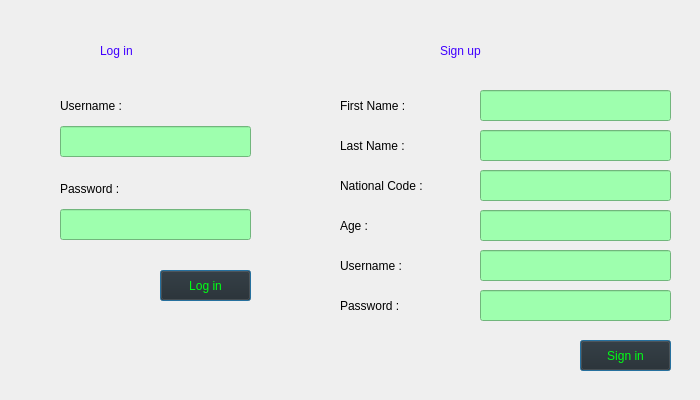
<?xml version="1.0" encoding="UTF-8"?>
<ui version="4.0">
 <class>LoginSignin</class>
 <widget class="QWidget" name="LoginSignin">
  <property name="enabled">
   <bool>true</bool>
  </property>
  <property name="geometry">
   <rect>
    <x>0</x>
    <y>0</y>
    <width>700</width>
    <height>400</height>
   </rect>
  </property>
  <property name="windowTitle">
   <string>Form</string>
  </property>
  <property name="autoFillBackground">
   <bool>false</bool>
  </property>
  <property name="styleSheet">
   <string notr="true"/>
  </property>
  <widget class="QLabel" name="firstNameL">
   <property name="geometry">
    <rect>
     <x>340</x>
     <y>80</y>
     <width>101</width>
     <height>51</height>
    </rect>
   </property>
   <property name="styleSheet">
    <string notr="true">color: black;
font: 12pt &quot;Tw Cen MT&quot;;
</string>
   </property>
   <property name="text">
    <string>First Name :</string>
   </property>
  </widget>
  <widget class="QLineEdit" name="firstNameLE">
   <property name="geometry">
    <rect>
     <x>480</x>
     <y>90</y>
     <width>191</width>
     <height>31</height>
    </rect>
   </property>
   <property name="minimumSize">
    <size>
     <width>191</width>
     <height>0</height>
    </size>
   </property>
   <property name="styleSheet">
    <string notr="true">background-color: rgb(158, 255, 174);
color: rgb(0, 0, 0);
</string>
   </property>
  </widget>
  <widget class="QLabel" name="signUpL">
   <property name="geometry">
    <rect>
     <x>440</x>
     <y>20</y>
     <width>131</width>
     <height>61</height>
    </rect>
   </property>
   <property name="styleSheet">
    <string notr="true">color: rgb(64, 0, 255);
font: 800 17pt &quot;Rockwell Extra Bold&quot;;
</string>
   </property>
   <property name="text">
    <string>Sign up</string>
   </property>
  </widget>
  <widget class="QLabel" name="loginL">
   <property name="geometry">
    <rect>
     <x>100</x>
     <y>20</y>
     <width>111</width>
     <height>61</height>
    </rect>
   </property>
   <property name="styleSheet">
    <string notr="true">color: rgb(64, 0, 255);
font: 800 17pt &quot;Rockwell Extra Bold&quot;;
</string>
   </property>
   <property name="text">
    <string>Log in</string>
   </property>
  </widget>
  <widget class="QLabel" name="lastNameL">
   <property name="geometry">
    <rect>
     <x>340</x>
     <y>120</y>
     <width>101</width>
     <height>51</height>
    </rect>
   </property>
   <property name="styleSheet">
    <string notr="true">color: black;
font: 12pt &quot;Tw Cen MT&quot;;
</string>
   </property>
   <property name="text">
    <string>Last Name :</string>
   </property>
  </widget>
  <widget class="QLineEdit" name="lastNameLE">
   <property name="geometry">
    <rect>
     <x>480</x>
     <y>130</y>
     <width>191</width>
     <height>31</height>
    </rect>
   </property>
   <property name="styleSheet">
    <string notr="true">background-color: rgb(158, 255, 174);
color: rgb(0, 0, 0);
</string>
   </property>
  </widget>
  <widget class="QLabel" name="nationalCodeL">
   <property name="geometry">
    <rect>
     <x>340</x>
     <y>160</y>
     <width>131</width>
     <height>51</height>
    </rect>
   </property>
   <property name="styleSheet">
    <string notr="true">color: black;
font: 12pt &quot;Tw Cen MT&quot;;
</string>
   </property>
   <property name="text">
    <string>National Code :</string>
   </property>
  </widget>
  <widget class="QLineEdit" name="nationalCodeLE">
   <property name="geometry">
    <rect>
     <x>480</x>
     <y>170</y>
     <width>191</width>
     <height>31</height>
    </rect>
   </property>
   <property name="styleSheet">
    <string notr="true">background-color: rgb(158, 255, 174);
color: rgb(0, 0, 0);
</string>
   </property>
  </widget>
  <widget class="QLabel" name="ageL">
   <property name="geometry">
    <rect>
     <x>340</x>
     <y>200</y>
     <width>51</width>
     <height>51</height>
    </rect>
   </property>
   <property name="styleSheet">
    <string notr="true">color: black;
font: 12pt &quot;Tw Cen MT&quot;;
</string>
   </property>
   <property name="text">
    <string>Age :</string>
   </property>
  </widget>
  <widget class="QLineEdit" name="ageLE">
   <property name="geometry">
    <rect>
     <x>480</x>
     <y>210</y>
     <width>191</width>
     <height>31</height>
    </rect>
   </property>
   <property name="styleSheet">
    <string notr="true">background-color: rgb(158, 255, 174);
color: rgb(0, 0, 0);
</string>
   </property>
  </widget>
  <widget class="QLabel" name="signUpUsernameL">
   <property name="geometry">
    <rect>
     <x>340</x>
     <y>240</y>
     <width>101</width>
     <height>51</height>
    </rect>
   </property>
   <property name="styleSheet">
    <string notr="true">color: black;
font: 12pt &quot;Tw Cen MT&quot;;
</string>
   </property>
   <property name="text">
    <string>Username :</string>
   </property>
  </widget>
  <widget class="QLineEdit" name="signUpUsernameLE">
   <property name="geometry">
    <rect>
     <x>480</x>
     <y>250</y>
     <width>191</width>
     <height>31</height>
    </rect>
   </property>
   <property name="styleSheet">
    <string notr="true">background-color: rgb(158, 255, 174);
color: rgb(0, 0, 0);
</string>
   </property>
  </widget>
  <widget class="QLabel" name="signUpPasswordL">
   <property name="geometry">
    <rect>
     <x>340</x>
     <y>280</y>
     <width>91</width>
     <height>51</height>
    </rect>
   </property>
   <property name="styleSheet">
    <string notr="true">color: black;
font: 12pt &quot;Tw Cen MT&quot;;
</string>
   </property>
   <property name="text">
    <string>Password :</string>
   </property>
  </widget>
  <widget class="QLineEdit" name="signUpPasswordLE">
   <property name="geometry">
    <rect>
     <x>480</x>
     <y>290</y>
     <width>191</width>
     <height>31</height>
    </rect>
   </property>
   <property name="styleSheet">
    <string notr="true">background-color: rgb(158, 255, 174);
color: rgb(0, 0, 0);
</string>
   </property>
  </widget>
  <widget class="QLabel" name="loginPasswordL">
   <property name="geometry">
    <rect>
     <x>60</x>
     <y>163</y>
     <width>91</width>
     <height>51</height>
    </rect>
   </property>
   <property name="styleSheet">
    <string notr="true">color: black;
font: 12pt &quot;Tw Cen MT&quot;;
</string>
   </property>
   <property name="text">
    <string>Password :</string>
   </property>
  </widget>
  <widget class="QLineEdit" name="loginUsernameLE">
   <property name="geometry">
    <rect>
     <x>60</x>
     <y>126</y>
     <width>191</width>
     <height>31</height>
    </rect>
   </property>
   <property name="styleSheet">
    <string notr="true">background-color: rgb(158, 255, 174);
selection-background-color: rgb(83, 83, 83);
color: rgb(0, 0, 0);
</string>
   </property>
  </widget>
  <widget class="QLineEdit" name="loginPasswordLE">
   <property name="geometry">
    <rect>
     <x>60</x>
     <y>209</y>
     <width>191</width>
     <height>31</height>
    </rect>
   </property>
   <property name="styleSheet">
    <string notr="true">background-color: rgb(158, 255, 174);
color: rgb(0, 0, 0);
</string>
   </property>
  </widget>
  <widget class="QLabel" name="loginUsernameL">
   <property name="geometry">
    <rect>
     <x>60</x>
     <y>80</y>
     <width>101</width>
     <height>51</height>
    </rect>
   </property>
   <property name="styleSheet">
    <string notr="true">color: black;
font: 12pt &quot;Tw Cen MT&quot;;
</string>
   </property>
   <property name="text">
    <string>Username :</string>
   </property>
  </widget>
  <widget class="QPushButton" name="loginPB">
   <property name="geometry">
    <rect>
     <x>160</x>
     <y>270</y>
     <width>91</width>
     <height>31</height>
    </rect>
   </property>
   <property name="styleSheet">
    <string notr="true">color: rgb(0, 255, 21);
background-color: rgb(36, 36, 36);
font: 9pt &quot;MRT_Sozar&quot;;</string>
   </property>
   <property name="text">
    <string>Log in</string>
   </property>
   <property name="autoDefault">
    <bool>false</bool>
   </property>
   <property name="default">
    <bool>true</bool>
   </property>
   <property name="flat">
    <bool>false</bool>
   </property>
  </widget>
  <widget class="QPushButton" name="signUpPB">
   <property name="geometry">
    <rect>
     <x>580</x>
     <y>340</y>
     <width>91</width>
     <height>31</height>
    </rect>
   </property>
   <property name="styleSheet">
    <string notr="true">color: rgb(0, 255, 21);
background-color: rgb(36, 36, 36);
font: 9pt &quot;MRT_Sozar&quot;;</string>
   </property>
   <property name="text">
    <string>Sign in</string>
   </property>
   <property name="autoDefault">
    <bool>false</bool>
   </property>
   <property name="default">
    <bool>true</bool>
   </property>
   <property name="flat">
    <bool>false</bool>
   </property>
  </widget>
  <widget class="QLabel" name="background">
   <property name="geometry">
    <rect>
     <x>0</x>
     <y>0</y>
     <width>700</width>
     <height>400</height>
    </rect>
   </property>
   <property name="text">
    <string/>
   </property>
   <property name="pixmap">
    <pixmap resource="loginsignup.qrc">:/images/loginsignin.png</pixmap>
   </property>
  </widget>
  <zorder>background</zorder>
  <zorder>firstNameL</zorder>
  <zorder>firstNameLE</zorder>
  <zorder>signUpL</zorder>
  <zorder>loginL</zorder>
  <zorder>lastNameL</zorder>
  <zorder>lastNameLE</zorder>
  <zorder>nationalCodeL</zorder>
  <zorder>nationalCodeLE</zorder>
  <zorder>ageL</zorder>
  <zorder>ageLE</zorder>
  <zorder>signUpUsernameL</zorder>
  <zorder>signUpUsernameLE</zorder>
  <zorder>signUpPasswordL</zorder>
  <zorder>signUpPasswordLE</zorder>
  <zorder>loginPasswordL</zorder>
  <zorder>loginUsernameLE</zorder>
  <zorder>loginPasswordLE</zorder>
  <zorder>loginUsernameL</zorder>
  <zorder>loginPB</zorder>
  <zorder>signUpPB</zorder>
 </widget>
 <resources>
  <include location="loginsignup.qrc"/>
 </resources>
 <connections/>
</ui>
